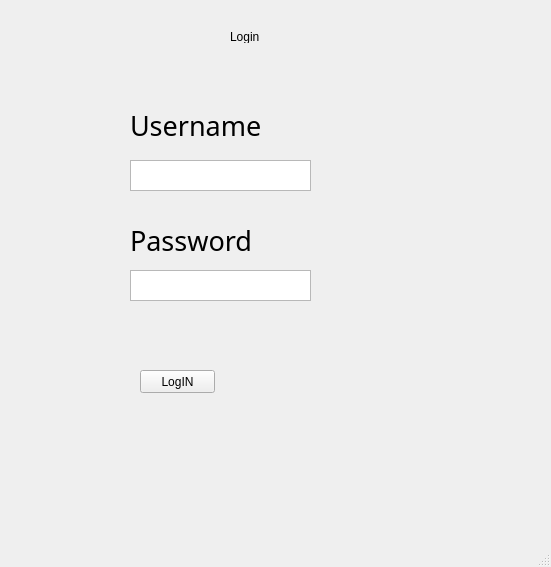
<?xml version="1.0" encoding="UTF-8"?>
<ui version="4.0">
 <class>MainWindow</class>
 <widget class="QMainWindow" name="MainWindow">
  <property name="geometry">
   <rect>
    <x>0</x>
    <y>0</y>
    <width>551</width>
    <height>567</height>
   </rect>
  </property>
  <property name="windowTitle">
   <string>MainWindow</string>
  </property>
  <widget class="QWidget" name="centralwidget">
   <widget class="QLabel" name="label">
    <property name="geometry">
     <rect>
      <x>130</x>
      <y>110</y>
      <width>131</width>
      <height>31</height>
     </rect>
    </property>
    <property name="font">
     <font>
      <family>Modern No. 20</family>
      <pointsize>20</pointsize>
     </font>
    </property>
    <property name="text">
     <string>Username</string>
    </property>
   </widget>
   <widget class="QPlainTextEdit" name="plainTextEdit">
    <property name="geometry">
     <rect>
      <x>130</x>
      <y>160</y>
      <width>181</width>
      <height>31</height>
     </rect>
    </property>
   </widget>
   <widget class="QLabel" name="label_2">
    <property name="geometry">
     <rect>
      <x>130</x>
      <y>230</y>
      <width>141</width>
      <height>21</height>
     </rect>
    </property>
    <property name="font">
     <font>
      <family>Modern No. 20</family>
      <pointsize>20</pointsize>
     </font>
    </property>
    <property name="text">
     <string>Password</string>
    </property>
   </widget>
   <widget class="QLabel" name="label_3">
    <property name="geometry">
     <rect>
      <x>230</x>
      <y>30</y>
      <width>47</width>
      <height>13</height>
     </rect>
    </property>
    <property name="text">
     <string>Login</string>
    </property>
   </widget>
   <widget class="QPlainTextEdit" name="plainTextEdit_2">
    <property name="geometry">
     <rect>
      <x>130</x>
      <y>270</y>
      <width>181</width>
      <height>31</height>
     </rect>
    </property>
   </widget>
   <widget class="QPushButton" name="pushButton">
    <property name="geometry">
     <rect>
      <x>140</x>
      <y>370</y>
      <width>75</width>
      <height>23</height>
     </rect>
    </property>
    <property name="text">
     <string>LogIN</string>
    </property>
   </widget>
  </widget>
  <widget class="QMenuBar" name="menubar">
   <property name="geometry">
    <rect>
     <x>0</x>
     <y>0</y>
     <width>551</width>
     <height>21</height>
    </rect>
   </property>
  </widget>
  <widget class="QStatusBar" name="statusbar"/>
 </widget>
 <resources/>
 <connections/>
</ui>
